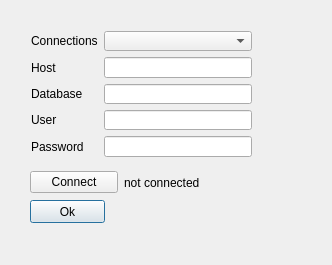
<?xml version="1.0" encoding="UTF-8"?>
<ui version="4.0">
 <class>DatabaseDialog</class>
 <widget class="QDialog" name="DatabaseDialog">
  <property name="geometry">
   <rect>
    <x>0</x>
    <y>0</y>
    <width>332</width>
    <height>265</height>
   </rect>
  </property>
  <property name="windowTitle">
   <string>Dialog</string>
  </property>
  <widget class="QPushButton" name="ok_button">
   <property name="geometry">
    <rect>
     <x>30</x>
     <y>200</y>
     <width>75</width>
     <height>23</height>
    </rect>
   </property>
   <property name="text">
    <string>Ok</string>
   </property>
  </widget>
  <widget class="QWidget" name="layoutWidget">
   <property name="geometry">
    <rect>
     <x>31</x>
     <y>31</y>
     <width>221</width>
     <height>126</height>
    </rect>
   </property>
   <layout class="QFormLayout" name="formLayout">
    <item row="0" column="0">
     <widget class="QLabel" name="label_5">
      <property name="text">
       <string>Connections</string>
      </property>
     </widget>
    </item>
    <item row="0" column="1">
     <widget class="QComboBox" name="connections_box">
      <property name="toolTip">
       <string>&lt;html&gt;&lt;head/&gt;&lt;body&gt;&lt;p&gt;Load details for saved Postgis connections. These can be edited through  'add PostGIS layers' in manage layers toolbar.&lt;/p&gt;&lt;p&gt;&lt;br/&gt;&lt;/p&gt;&lt;/body&gt;&lt;/html&gt;</string>
      </property>
     </widget>
    </item>
    <item row="1" column="0">
     <widget class="QLabel" name="label">
      <property name="text">
       <string>Host</string>
      </property>
     </widget>
    </item>
    <item row="1" column="1">
     <widget class="QLineEdit" name="host">
      <property name="toolTip">
       <string>&lt;html&gt;&lt;head/&gt;&lt;body&gt;&lt;p&gt;Changing these will not change stored settings for the connection. &lt;/p&gt;&lt;/body&gt;&lt;/html&gt;</string>
      </property>
     </widget>
    </item>
    <item row="2" column="0">
     <widget class="QLabel" name="label_2">
      <property name="text">
       <string>Database</string>
      </property>
     </widget>
    </item>
    <item row="2" column="1">
     <widget class="QLineEdit" name="database">
      <property name="toolTip">
       <string>&lt;html&gt;&lt;head/&gt;&lt;body&gt;&lt;p&gt;Changing these will not change stored settings for the connection.&lt;/p&gt;&lt;/body&gt;&lt;/html&gt;</string>
      </property>
      <property name="text">
       <string/>
      </property>
     </widget>
    </item>
    <item row="3" column="0">
     <widget class="QLabel" name="label_3">
      <property name="text">
       <string>User</string>
      </property>
     </widget>
    </item>
    <item row="3" column="1">
     <widget class="QLineEdit" name="user">
      <property name="toolTip">
       <string>&lt;html&gt;&lt;head/&gt;&lt;body&gt;&lt;p&gt;Changing these will not change stored settings for the connection.&lt;/p&gt;&lt;/body&gt;&lt;/html&gt;</string>
      </property>
     </widget>
    </item>
    <item row="4" column="0">
     <widget class="QLabel" name="label_4">
      <property name="text">
       <string>Password</string>
      </property>
     </widget>
    </item>
    <item row="4" column="1">
     <widget class="QLineEdit" name="password">
      <property name="toolTip">
       <string>&lt;html&gt;&lt;head/&gt;&lt;body&gt;&lt;p&gt;Changing these will not change stored settings for the connection.&lt;/p&gt;&lt;/body&gt;&lt;/html&gt;</string>
      </property>
     </widget>
    </item>
   </layout>
  </widget>
  <widget class="QWidget" name="layoutWidget">
   <property name="geometry">
    <rect>
     <x>30</x>
     <y>170</y>
     <width>181</width>
     <height>25</height>
    </rect>
   </property>
   <layout class="QHBoxLayout" name="horizontalLayout">
    <item>
     <widget class="QPushButton" name="connect_button">
      <property name="text">
       <string>Connect</string>
      </property>
     </widget>
    </item>
    <item>
     <widget class="QLabel" name="status">
      <property name="text">
       <string>not connected</string>
      </property>
     </widget>
    </item>
   </layout>
  </widget>
 </widget>
 <resources/>
 <connections/>
</ui>
